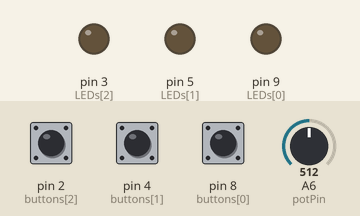
The sketch below on a simulated Arduino Nano, built with avr-gcc and run on an emulated ATmega328P. Parts: output pins drawn as LEDs (lit = HIGH). The inputs (shaded band) are chosen by the test bench; at power-on: pin 2 (buttons[2]) HIGH, pin 4 (buttons[1]) HIGH, pin 8 (buttons[0]) HIGH, A6 (potPin) = 512.

Above: at 1.2 s.
1.3 s: pin 2 (buttons[2]) pulled LOW for 0.15 s
At 1.37 s:
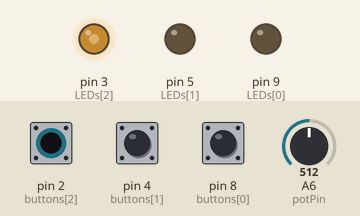
2.9 s: pin 4 (buttons[1]) pulled LOW for 0.15 s
At 2.97 s:
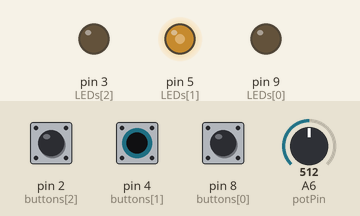
4.5 s: pin 8 (buttons[0]) pulled LOW for 0.15 s
At 4.57 s:
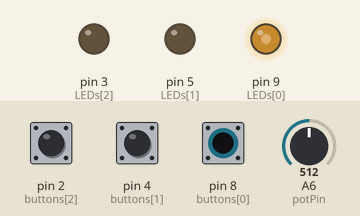
6.1 s: pin 8 (buttons[0]) pulled LOW for 3.2 s
At 9.9 s:
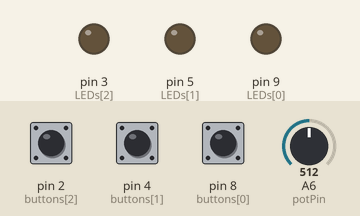
10.8 s: pin 2 (buttons[2]) pulled LOW for 1 s
At 11.6 s:
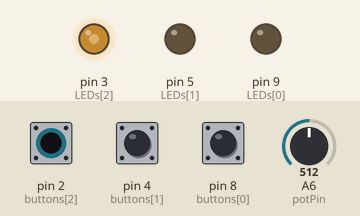
13.3 s: pin 2 (buttons[2]) pulled LOW for 3.2 s
At 17.8 s:
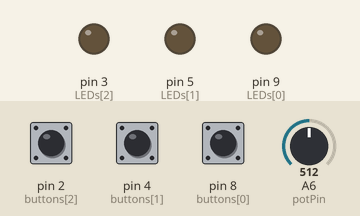
Timing chart, 0 to 19.0 s (numbered marks = the images above; inputs shaded):
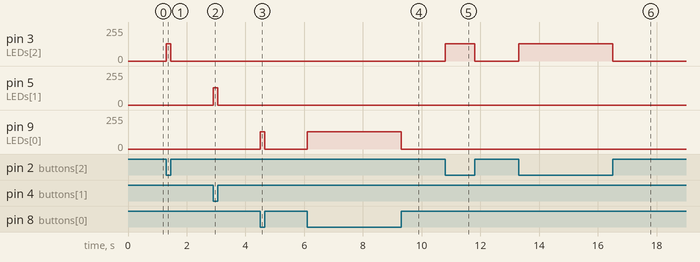

The sketch:

Arbenit_Sketch.ino
```cpp
//Pins for controlling the three pairs of lights
const int LEDs[]    = {9, 5, 3};
//Pins for receiving the state of the three buttons
const int buttons[] = {8, 4, 2};
//Potentiometer
const int potPin = A6;

//Brightness for lights
int brightness = 0;


void setup() {
  //Lights
  pinMode(LEDs[0], OUTPUT);
  pinMode(LEDs[1], OUTPUT);
  pinMode(LEDs[2], OUTPUT);
  //Buttons
  pinMode(buttons[0], INPUT);
  pinMode(buttons[1], INPUT);
  pinMode(buttons[2], INPUT);
  //Potentiometer
  pinMode(potPin, INPUT);
}

void loop() {
  //read value of potentiometer, it returns 0-1023, brightness needs to be between 0-255, for that I divide it by 4
  brightness = analogRead(potPin) / 4;

  //For each button and light for the button
  for(int i = 0; i < 3; i++){
    if(digitalRead(buttons[i]) == LOW){ //Is button pressed?
      analogWrite(LEDs[i], brightness); //Set brightness (from potentiometer) of the LEDs for that button
    }
    else{
      analogWrite(LEDs[i], LOW);        //Else turn the lights off
    }
  }
}
```

Measured:
- after the input at 1.3 s, pin 3 (LEDs[2]): 0/255 → 128/255 at once, → 0/255 0.15 s later
- after the input at 2.9 s, pin 5 (LEDs[1]): 0/255 → 128/255 at once, → 0/255 0.15 s later
- after the input at 4.5 s, pin 9 (LEDs[0]): 0/255 → 128/255 at once, → 0/255 0.15 s later
- after the input at 6.1 s, pin 9 (LEDs[0]): 0/255 → 128/255 at once, → 0/255 3.2 s later
- after the input at 10.8 s, pin 3 (LEDs[2]): 0/255 → 128/255 at once, → 0/255 1.0 s later
- after the input at 13.3 s, pin 3 (LEDs[2]): 0/255 → 128/255 at once, → 0/255 3.2 s later
